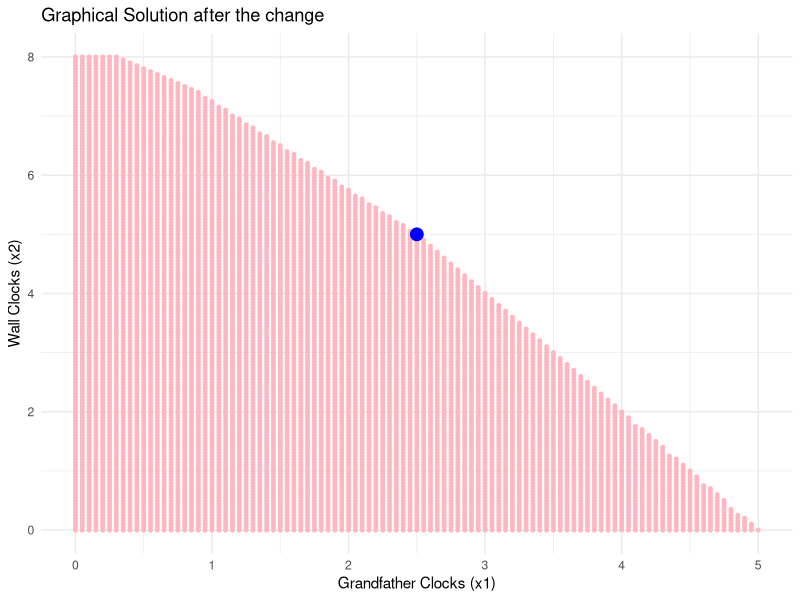

Write R code to recreate this figure.
library(lpSolve)
library(ggplot2)

#Using R ggplot2 and lpsolve to plot feasible solution and find the solutions
#by Martina Bleta

f.obj <- c(300, 200)
f.con <- matrix(c(6, 4,
                  8, 4,
                  3, 3),
                nrow = 3, byrow = TRUE)

f.dir <- c("<=", "<=", "<=")
f.rhs <- c(35, 40, 25) 
solution <- lp("max", f.obj, f.con, f.dir, f.rhs)

results <- data.frame(
  x1 = solution$solution[1],
  x2 = solution$solution[2],
  Profit = solution$objval
)

print(results)

grid <- expand.grid(
  x1 = seq(0, 8, 0.05),
  x2 = seq(0, 8, 0.05)
)

grid$feasible <- with(grid,
                      6*x1 + 4*x2 <= 35 &
                        8*x1 + 4*x2 <= 40 &
                        3*x1 + 3*x2 <= 25
)

ggplot() +
  geom_point(data = subset(grid, feasible),
             aes(x1, x2),
             color = "lightpink", size = 1) +
  geom_point(data = results,
             aes(x1, x2),
             color = "blue", size = 4) +
  labs(
    title = "Graphical Solution after the change",
    x = "Grandfather Clocks (x1)",
    y = "Wall Clocks (x2)"
  ) +
  theme_minimal()
